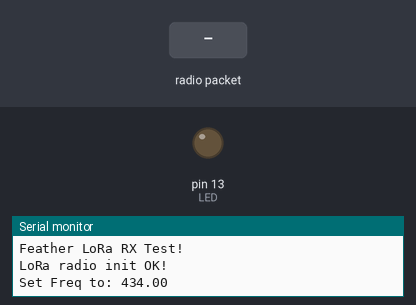
This sketch was run on a simulated Arduino Mega 2560, built with avr-gcc and run on an emulated ATmega2560. Shown: output pins drawn as LEDs (lit = HIGH), the last lines printed to the serial monitor. Inputs (shaded band) come from the test bench. No radio packets arrive unless stated; pins used as bus, display or sensor lines are not drawn.

Above: at 1.3 s.
1.4 s: radio packet "1" arrives
At 1.8 s:
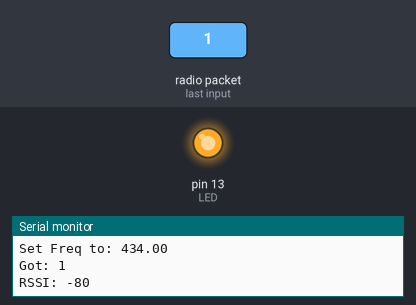
Timing chart, 0 to 4.4 s (numbered marks = the images above; inputs shaded):
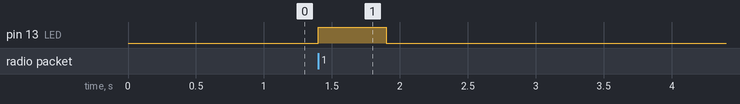

The sketch:

LoRa_odbiornik.ino
```cpp
//#include <SPI.h>
//#include <RH_RF95.h>
//#define RFM95_CS 8 // Numer pinu CS
//#define RFM95_RST 4 // Numer pinu RST
//#define RFM95_INT 3 // Numer pinu INT
//#define RF95_FREQ 434.0 // Określenie częstotliwości na której pracuje radio Lor
//RH_RF95 rf95(RFM95_CS, RFM95_INT); // Inicjalizacja instancji klasy rf95
//void setup()
//{
//  pinMode(RFM95_RST, OUTPUT); // Ustawienie pinu RST jako wyjściowy
//  digitalWrite(RFM95_RST, HIGH); // Przypisane stanu wysokiego pinowi RST
//  Serial.begin(9600); // Inicjalizacja komunikacji serialowej do Arduino mega 2560
//}
//
//void loop()
//{
//  if (rf95.available()) // Jeżeli interfejs radiowy jest dostępny
//  {
//    uint8_t buf[RH_RF95_MAX_MESSAGE_LEN]; // Utworzenie zmiennej na otrzymane dane
//    uint8_t len = sizeof(buf); // Obliczenie długości zmiennej na dane
//    if (rf95.recv(buf, &len)) // Jeżeli odbiornik otrzymał dane
//    {
//      Serial.println((char*)buf); // Wyślij dane do urządzenia Arduino mega 2560
//    }
//  }
//}

#include <SPI.h>
#include <RH_RF95.h>

#define RFM95_CS 8
#define RFM95_RST 4
#define RFM95_INT 3

// Change to 434.0 or other frequency, must match RX's freq!
#define RF95_FREQ 434.0

// Singleton instance of the radio driver
RH_RF95 rf95(RFM95_CS, RFM95_INT);

// Blinky on receipt
#define LED 13

void setup()
{
  pinMode(LED, OUTPUT);
  pinMode(RFM95_RST, OUTPUT);
  digitalWrite(RFM95_RST, HIGH);
  Serial1.begin(9600);
  Serial.begin(9600);

  delay(100);

  Serial.println("Feather LoRa RX Test!");

  // manual reset
  digitalWrite(RFM95_RST, LOW);
  delay(10);
  digitalWrite(RFM95_RST, HIGH);
  delay(10);

  while (!rf95.init()) {
    Serial.println("LoRa radio init failed");
    Serial.println("Uncomment '#define SERIAL_DEBUG' in RH_RF95.cpp for detailed debug info");
    while (1);
  }
  Serial.println("LoRa radio init OK!");

  // Defaults after init are 434.0MHz, modulation GFSK_Rb250Fd250, +13dbM
  if (!rf95.setFrequency(RF95_FREQ)) {
    Serial.println("setFrequency failed");
    while (1);
  }
  Serial.print("Set Freq to: "); Serial.println(RF95_FREQ);

  // Defaults after init are 434.0MHz, 13dBm, Bw = 125 kHz, Cr = 4/5, Sf = 128chips/symbol, CRC on

  // The default transmitter power is 13dBm, using PA_BOOST.
  // If you are using RFM95/96/97/98 modules which uses the PA_BOOST transmitter pin, then
  // you can set transmitter powers from 5 to 23 dBm:
  rf95.setTxPower(23, false);
}

void loop()
{
  if (rf95.available())
  {
    // Should be a message for us now
    uint8_t buf[RH_RF95_MAX_MESSAGE_LEN];
    uint8_t len = sizeof(buf);
    if (rf95.recv(buf, &len))
    {
      digitalWrite(LED, HIGH);
      RH_RF95::printBuffer("Received: ", buf, len);
      Serial.print("Got: ");
      Serial.println((char*)buf);
      Serial1.println((char*)buf);
      Serial.print("RSSI: ");
      Serial.println(rf95.lastRssi(), DEC);
      delay(500);
      digitalWrite(LED, LOW);
      delay(500);
    }
  }
}
```

Measured:
- after the input at 1.4 s, pin 13 (LED): LOW → HIGH at once, → LOW 0.50 s later
